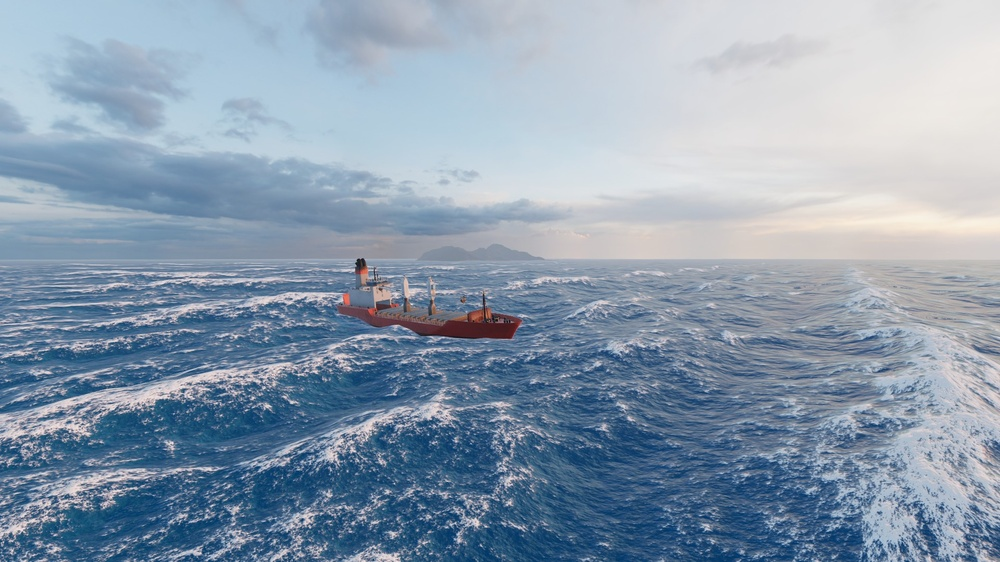
#> input picture Pictures/CargoShip.jpg, 1000 x 562 px, shrunk from 1920 x 1080 before the run
$ python TexturePacker.py --red ../Pictures/CargoShip.jpg --green ../Pictures/WaterSurface.jpg --blue ../Pictures/WaterSurface.jpg
#> lines starting #> are read from the running program, lines starting #| are printed output that depends on the picture
import argparse
import sys
from PIL import Image


def pack_channels(r_path, g_path, b_path, a_path=None, output_path="packed.png"):
#> called with r_path = '../Pictures/CargoShip.jpg', g_path = '../Pictures/WaterSurface.jpg', b_path = '../Pictures/WaterSurface.jpg', output_path = 'packed.png'
    try:
        print(f"Loading Red channel: {r_path}")
        r_img = Image.open(r_path).convert('L')
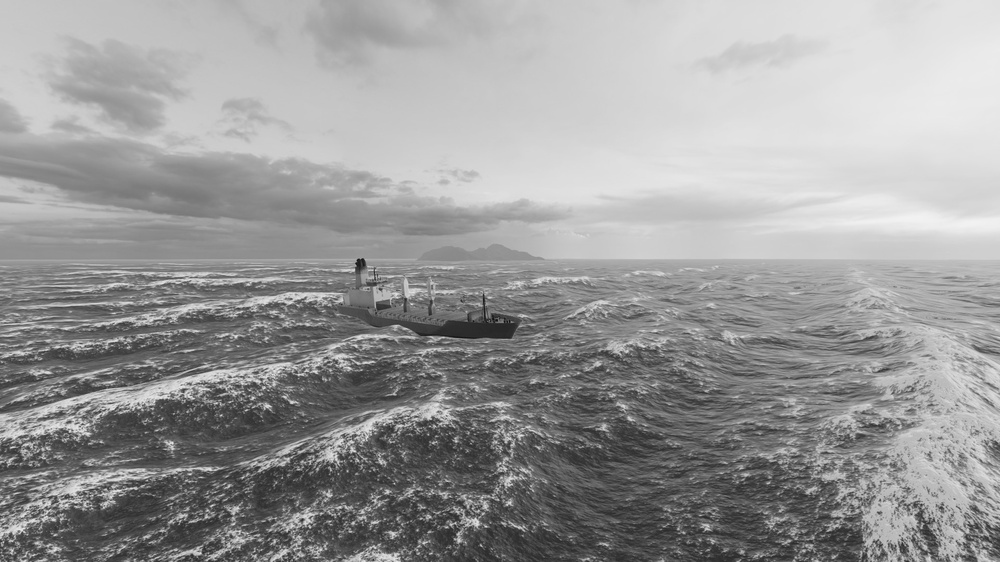
#> r_img: PIL image 1000x562 L; min 15, max 242, mean 154

        print(f"Loading Green channel: {g_path}")
        g_img = Image.open(g_path).convert('L')
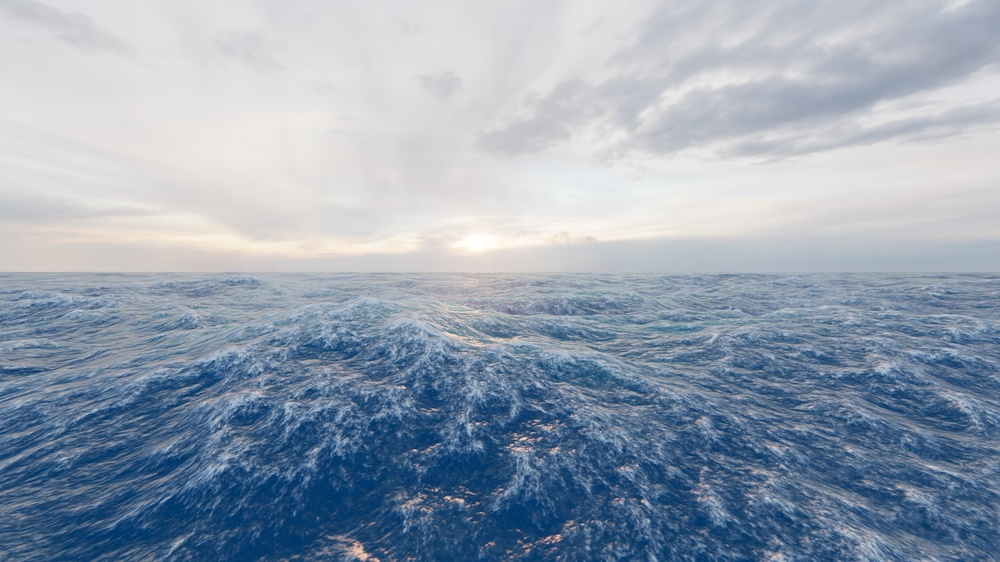
#> input picture Pictures/WaterSurface.jpg, 1000 x 562 px, shrunk from 1920 x 1080 before the run
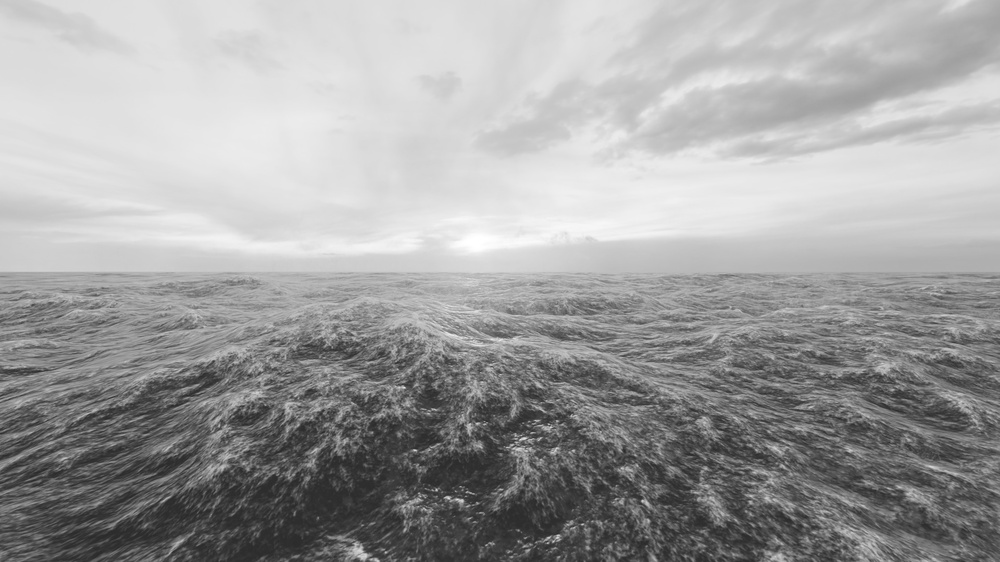
#> g_img: PIL image 1000x562 L; min 40, max 255, mean 159.7

        print(f"Loading Blue channel: {b_path}")
        b_img = Image.open(b_path).convert('L')

        if r_img.size != g_img.size or r_img.size != b_img.size:
            raise ValueError(f"Dimension mismatch in RGB channels. R:{r_img.size}, G:{g_img.size}, B:{b_img.size}")

        if a_path:
            print(f"Loading Alpha channel: {a_path}")
            a_img = Image.open(a_path).convert('L')

            if r_img.size != a_img.size:
                raise ValueError(f"Alpha texture dimensions {a_img.size} do not match RGB dimensions {r_img.size}.")

            packed = Image.merge('RGBA', (r_img, g_img, b_img, a_img))
            mode = "RGBA"
        else:
            packed = Image.merge('RGB', (r_img, g_img, b_img))
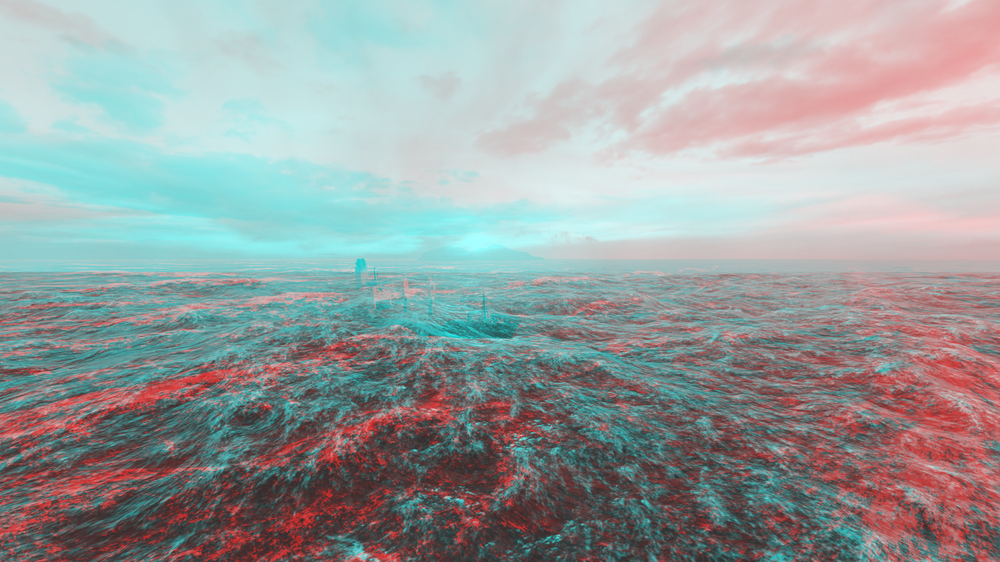
#> packed: PIL image 1000x562 RGB; mean R, G, B 154, 159.7, 159.7
            mode = "RGB"

        packed.save(output_path)
        print(f"Successfully saved {mode} texture to: {output_path}")

    except FileNotFoundError as e:
        print(f"Error: File not found - {e}")
        sys.exit(1)
    except ValueError as e:
        print(f"Error: Invalid data - {e}")
        sys.exit(1)
    except Exception as e:
        print(f"An unexpected error occurred: {e}")
        sys.exit(1)


if __name__ == "__main__":
    parser = argparse.ArgumentParser(description="Pack R, G, B, and optional A textures into a single image.")

    parser.add_argument("-r", "--red", required=True, help="Path to the texture for the Red channel")
    parser.add_argument("-g", "--green", required=True, help="Path to the texture for the Green channel")
    parser.add_argument("-b", "--blue", required=True, help="Path to the texture for the Blue channel")
    parser.add_argument("-a", "--alpha", required=False, help="Path to the texture for the Alpha channel (optional)")

    parser.add_argument("-o", "--output", default="packed.png", help="Output filename (default: packed.png)")

    args = parser.parse_args()

    pack_channels(args.red, args.green, args.blue, args.alpha, args.output)
